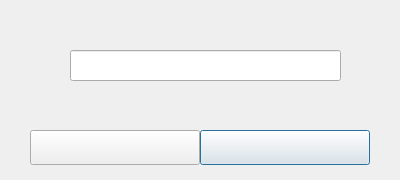
<?xml version="1.0" encoding="UTF-8"?>
<ui version="4.0">
 <class>rnWindow</class>
 <widget class="QDialog" name="rnWindow">
  <property name="geometry">
   <rect>
    <x>0</x>
    <y>0</y>
    <width>400</width>
    <height>180</height>
   </rect>
  </property>
  <property name="windowTitle">
   <string>Dialog</string>
  </property>
  <widget class="QPushButton" name="appluBut">
   <property name="geometry">
    <rect>
     <x>200</x>
     <y>130</y>
     <width>170</width>
     <height>35</height>
    </rect>
   </property>
   <property name="styleSheet">
    <string notr="true">QPushButton{border-image:url(:/recordwidget/jpg/resources/apply.jpg)}
QPushButton:pressed{border-image: url(:/recordwidget/jpg/resources/apply_pressed.jpg);} </string>
   </property>
   <property name="text">
    <string/>
   </property>
  </widget>
  <widget class="QLineEdit" name="lineEdit">
   <property name="geometry">
    <rect>
     <x>70</x>
     <y>50</y>
     <width>271</width>
     <height>31</height>
    </rect>
   </property>
  </widget>
  <widget class="QPushButton" name="cancelBut">
   <property name="geometry">
    <rect>
     <x>30</x>
     <y>130</y>
     <width>170</width>
     <height>35</height>
    </rect>
   </property>
   <property name="styleSheet">
    <string notr="true">QPushButton{border-image:url(:/recordwidget/jpg/resources/cencel.jpg)}
QPushButton:pressed{border-image: url(:/recordwidget/jpg/resources/cencel_pressed.jpg);} </string>
   </property>
   <property name="text">
    <string/>
   </property>
  </widget>
 </widget>
 <resources/>
 <connections/>
</ui>
